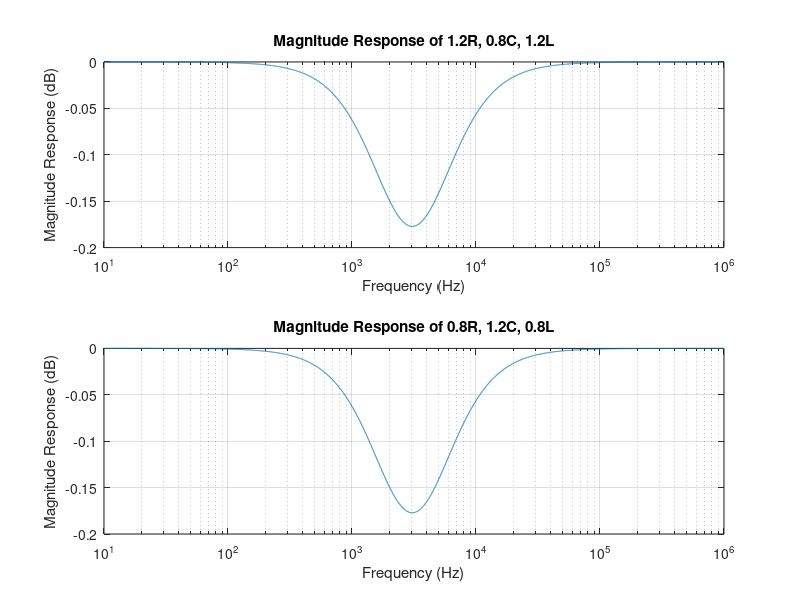

Write MATLAB code to recreate this figure.
%Crossover Post Lab Question 
% Andy Werchniak 29 February 2016
clear;

%Create f and s vectors
f = logspace(1,6,4000);
w=2*pi*f;
s=1j*w;

%ideal values of R,L,C
Rexp = 6;
Cexp = 4.421e-6;
Lexp = 636.6e-6;

%Adjust values to demonstrate deviation
R1 = 1.2*Rexp;
C1 = 0.8*Cexp;
L1 = 1.2*Lexp;

R2 = 0.8*Rexp;
C2 = 1.2*Cexp;
L2 = 0.8*Lexp;

%create zetas
z1 = 1/(2*R1)*sqrt(L1/C1);
z2 = 1/(2*R2)*sqrt(L2/C2);

%create omega-ns
wn1 = 1/sqrt(L1*C1);
wn2 = 1/sqrt(L2*C2);

%First and second systems based on omega-ns and zetas
Hw1 = wn1^2./(s.^2+2*z1*wn1*s+wn1^2);
Ht1 = s.^2./(s.^2+2*z1*wn1*s+wn1^2);
H1 = Hw1-Ht1;

Hw2 = wn2^2./(s.^2+2*z2*wn2*s+wn2^2);
Ht2 = s.^2./(s.^2+2*z2*wn2*s+wn2^2);
H2 = Hw2-Ht2;

%Split into real and imaginary parts
r1 = real(H1);
i1 = imag(H1);

r2 = real(H2);
i2 = imag(H2);

%two transfer functions
trans1 = complex(r1,i1);
trans2 = complex(r2,i2);

%two magnitude responses expressed in decibels
mag1 = abs(trans1);
dB1 = mag2db(mag1);
mag2 = abs(trans2);
dB2 = mag2db(mag2);

%plot the responses
subplot(2,1,1);
semilogx(f,dB1);
title('Magnitude Response of 1.2R, 0.8C, 1.2L');
xlabel('Frequency (Hz)');
ylabel('Magnitude Response (dB)');
grid on;

subplot(2,1,2);
semilogx(f,dB2);
title('Magnitude Response of 0.8R, 1.2C, 0.8L');
xlabel('Frequency (Hz)');
ylabel('Magnitude Response (dB)');
grid on;